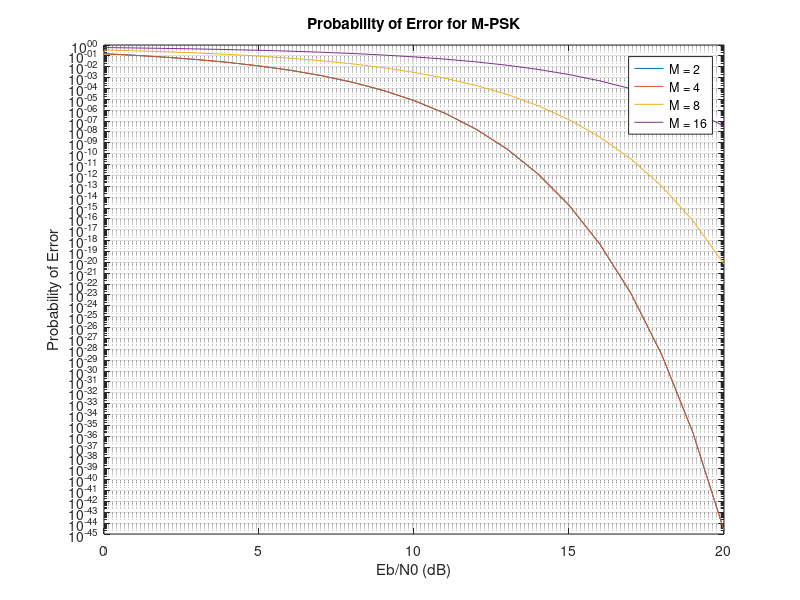
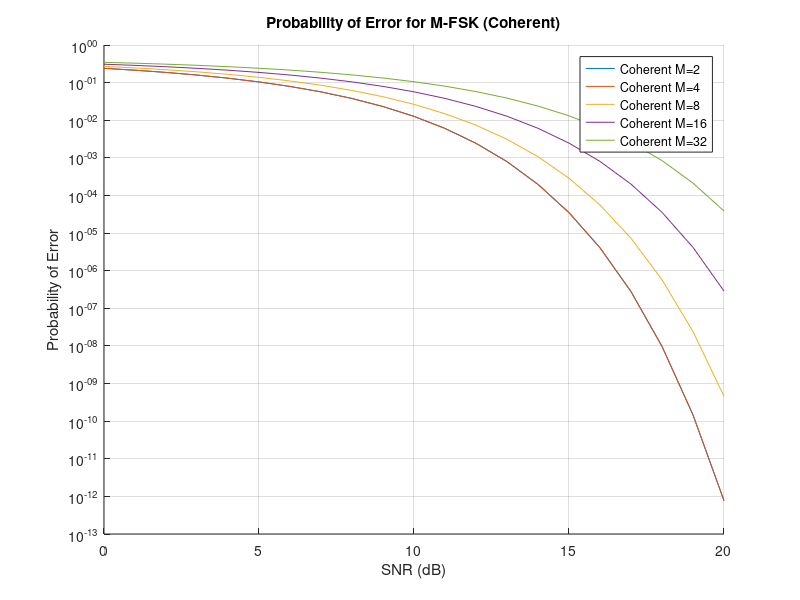
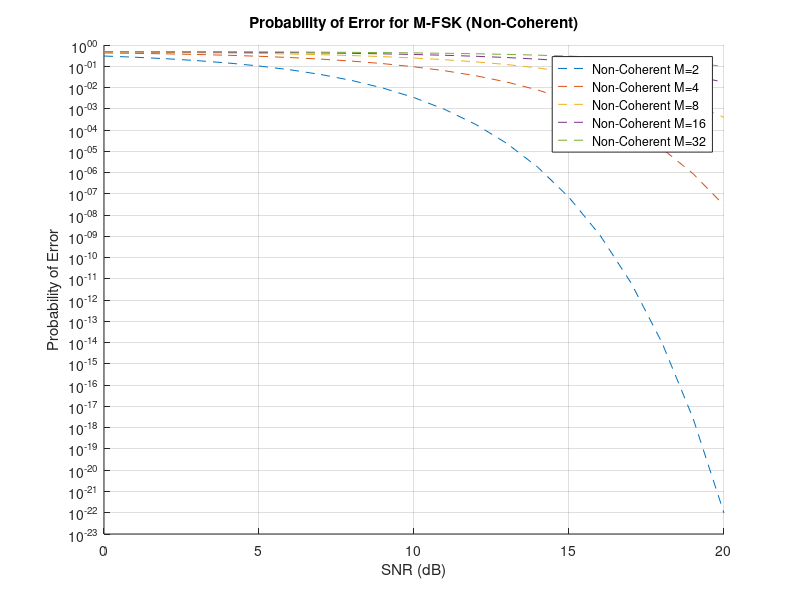
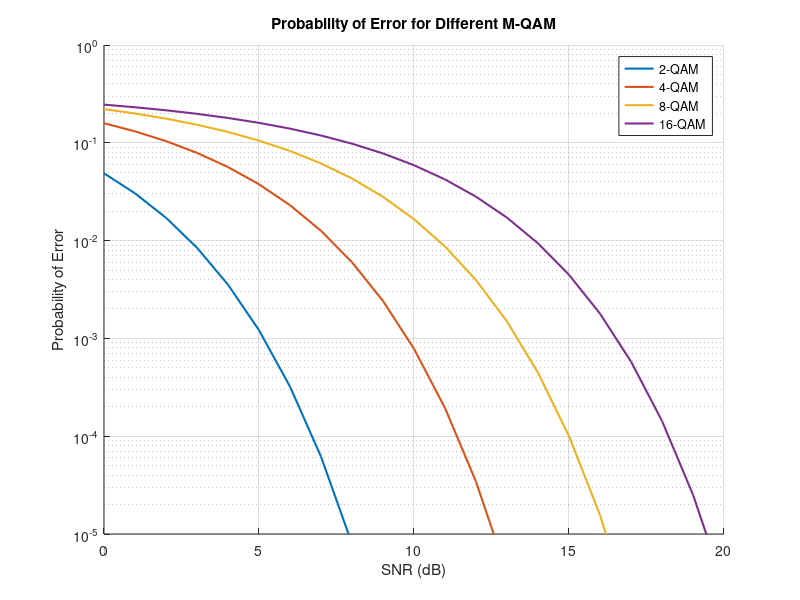

The MATLAB script that drew these images, in order:
% MATLAB code for plotting probability of error for different values of M in M-PSK

% Define the values of M
M_values = [2, 4, 8, 16];

% Define the range of Eb/N0 (in dB)
EbN0_dB = 0:1:20;

% Convert Eb/N0 from dB to linear scale
EbN0 = 10.^(EbN0_dB/10);

% Preallocate the probability of error array
Pe = zeros(length(M_values), length(EbN0));

% Calculate the probability of error for each M
for i = 1:length(M_values)
    M = M_values(i);
    k = log2(M); % Number of bits per symbol
    Pe(i, :) = 2*qfunc(sqrt(2*EbN0*k)*sin(pi/M));
end

% Plot the results
figure;
for i = 1:length(M_values)
    semilogy(EbN0_dB, Pe(i, :), 'DisplayName', sprintf('M = %d', M_values(i)));
    hold on;
end

grid on;
xlabel('Eb/N0 (dB)');
ylabel('Probability of Error');
title('Probability of Error for M-PSK');
legend show;

% MATLAB code for plotting probability of error for M-FSK (coherent and non-coherent)

% Clear all variables and close all figures
clear all;  clc;

% Define range of SNR (in dB)
SNR_dB = 0:1:20;
SNR_linear = 10.^(SNR_dB/10);

% Define different values of M (alphabet size)
M_values = [2, 4, 8, 16, 32];

% Initialize the probability of error matrices
Pe_coherent = zeros(length(M_values), length(SNR_dB));
Pe_noncoherent = zeros(length(M_values), length(SNR_dB));

% Calculate the probability of error for coherent and non-coherent M-FSK
for i = 1:length(M_values)
    M = M_values(i);
    for j = 1:length(SNR_dB)
        % Coherent M-FSK
        Pe_coherent(i, j) = 0.5 * erfc(sqrt(SNR_linear(j)/2) * sqrt(log2(M)/M));
       
        % Non-coherent M-FSK
        Pe_noncoherent(i, j) = 0.5 * exp(-SNR_linear(j)/(2 * (M - 1)));
    end
end

% Plotting the results
figure ;
hold on; grid on;
for i = 1:length(M_values)
    semilogy(SNR_dB, Pe_coherent(i, :), 'DisplayName', sprintf('Coherent M=%d', M_values(i)));    
end

% Add labels and title
xlabel('SNR (dB)');
ylabel('Probability of Error');
title('Probability of Error for M-FSK (Coherent)');
legend('show');
hold off;

figure ;
hold on; grid on;
for i = 1:length(M_values)
    semilogy(SNR_dB, Pe_noncoherent(i, :), '--', 'DisplayName', sprintf('Non-Coherent M=%d', M_values(i)));  
end

% Add labels and title
xlabel('SNR (dB)');
ylabel('Probability of Error');
title('Probability of Error for M-FSK (Non-Coherent)');
legend('show');
hold off;

% MATLAB script to plot the probability of error for different values of M-QAM
clear;
clc;

% Define SNR range in dB
SNR_dB = 0:1:20;
SNR = 10.^(SNR_dB/10); % Convert SNR from dB to linear scale

% Define M values for M-QAM
M_values = [2,4,8,16];
% Probability of error calculation for M-QAM
Pe_MQAM = @(M, SNR) (2*(1-1/sqrt(M)).*erfc(sqrt(3*SNR/(2*(M-1))))/log2(M));

% Plot probability of error for different M-QAM
figure;
hold on;
for i = 1:length(M_values)
    M = M_values(i);
    Pe = Pe_MQAM(M, SNR);
    semilogy(SNR_dB, Pe, 'DisplayName', sprintf('%d-QAM', M), 'LineWidth', 1.5);
end

% Customize plot
grid on;
xlabel('SNR (dB)');
ylabel('Probability of Error');
title('Probability of Error for Different M-QAM');
legend('show');
set(gca, 'YScale', 'log'); % Set y-axis to logarithmic scale
xlim([0 20]);
ylim([1e-5 1]);

% Show the plot
hold off;

% MATLAB script to plot the probability of error for different values of M-PAM

% Define the values of M for M-PAM
M_values = [2, 4, 8, 16]; % Example values for M

% Define the range of Eb/N0 values (in dB)
EbN0_dB = 0:2:20;
EbN0 = 10.^(EbN0_dB/10); % Convert from dB to linear scale

% Pre-allocate the probability of error matrix
Pe = zeros(length(M_values), length(EbN0));

% Calculate the probability of error for each M
for i = 1:length(M_values)
    M = M_values(i);
    % Calculate the probability of error for M-PAM
    Pe(i, :) = 2 * (1 - 1/M) * qfunc(sqrt(3*log2(M)/(M^2-1) * EbN0));
end

% Plot the probability of error for each M
figure;
for i = 1:length(M_values)
    semilogy(EbN0_dB, Pe(i, :), 'DisplayName', sprintf('%d-PAM', M_values(i)));
    hold on;
end

% Set plot properties
grid on;
xlabel('E_b/N_0 (dB)');
ylabel('Probability of Error');
title('Probability of Error for M-PAM');
legend('show');
